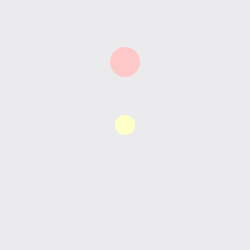
Frame 1 (no input)
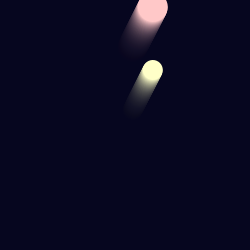
Frame 60 (the mouse pressed at the canvas centre just before this capture)
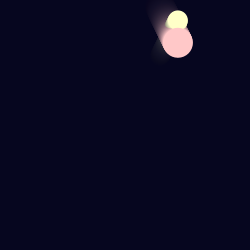
Frame 120 (the mouse held since frame 60 and released just before this capture)

The Processing sketch that drew these frames (run headless with seeded random() and noise(); from frame 60 on, the mouse is pressed at the canvas centre):

// Processing sketch: processing_16156
// ── processing_16156.pde

Ball b;
Ball b2;
float g;
float f;
void setup() {  //setup function called initially, only once
  size(250, 250);
  background(255);  //set background white
  noStroke();
  b = new Ball(width/2, height/2, 20, color(255,255,200));
  b2 = new Ball(width/2, height/4, 30, color(255,200,200));
  g = 0.01;
  f = 0.998;
}

void draw() {  //draw function loops 
    fill(0,0,20,20);
    rect(0,0,width,height);
    b.display();
    b2.display();
}
void mousePressed(){
    if(dist(mouseX, mouseY, b.x,b.y) < b.rad){
        b.snapMouse = true;
    }
    if(dist(mouseX, mouseY, b2.x,b2.y) < b2.rad){
        b2.snapMouse = true;
    }
}
void mouseReleased(){
    if(b.snapMouse){
        b.setAcc(mouseX - pmouseX,mouseY - pmouseY);
        b.snapMouse = false;
    }
    if(b2.snapMouse){
        b2.setAcc(mouseX - pmouseX,mouseY - pmouseY);
        b2.snapMouse = false;
    }
}
void keyPressed(){
    b.setAcc(0,0);
    b2.setAcc(0,0);
}

class Ball{
    float x;
    float y;
    float rad;
    color c;
    boolean snapMouse;
    float xAcc = 0.5;
    float yAcc = -1;
    
    Ball(float _x, float _y, float _rad, color _c){
    x = _x;
    y = _y;
    rad = _rad;
    c = _c;
    snapMouse = false;
    }
    void display(){
        if(snapMouse){
            x = mouseX;
            y = mouseY;
        }
        fill(c);
        ellipse(x,y,rad,rad);
        maths();
    }
    void maths(){
        if(y > height){
            y = height;
            yAcc *= -1;
        }
        if(y < 0){
           y = 0;
            yAcc *= -1;
        }
        if(x >= width){
            x = width;
            xAcc *= -1;
        }
        if(x < 0){
            x = 0;
            xAcc *= -1;
        }
        xAcc *= f;
        yAcc *= f;
        y += g;
        x += xAcc;
        y += yAcc;
    }
    void setAcc(float _xAcc, float _yAcc){
        xAcc = _xAcc;
        yAcc = _yAcc;
    }
}

                
                                                                                
